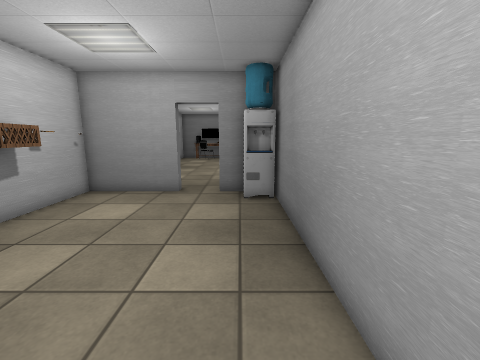
View 1 (above)

14 first-person views from a walk through a Unity game level. The camera is 1.4 m above the floor, tilts 10° down and sees 90° across. The floor is counted in squares, 0.5 m on a side. Each view is taken from the middle of a square. On the plan, view 1 faces up. The plan holds only what a view shows up to about 18 squares ahead; the rest is blank. The place goes on beyond the plan. The player character is not drawn. Some surface patterns are stand-ins.

View 2
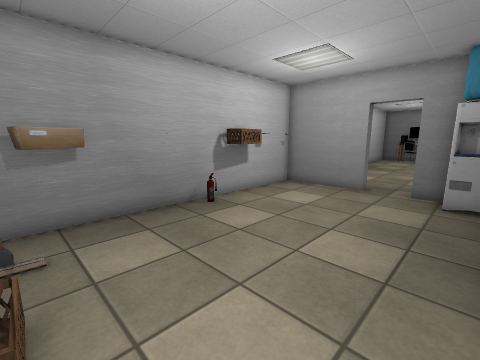

View 3
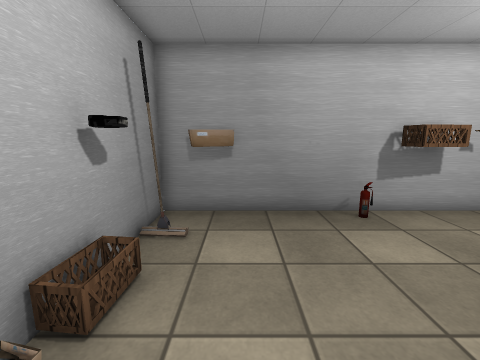

View 4
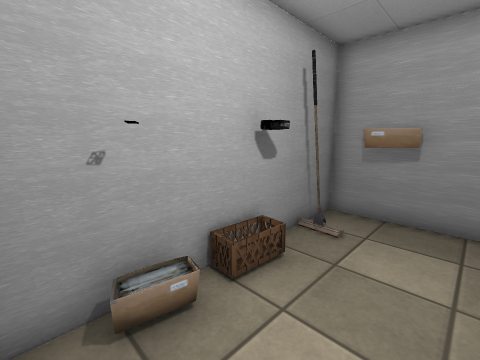

View 5
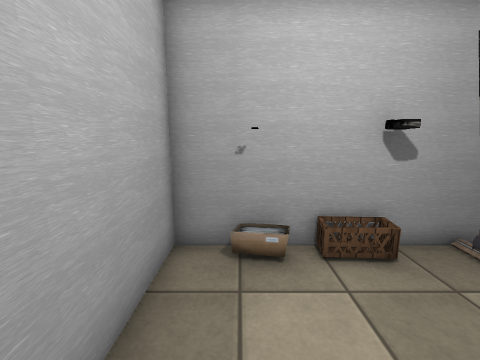

View 6
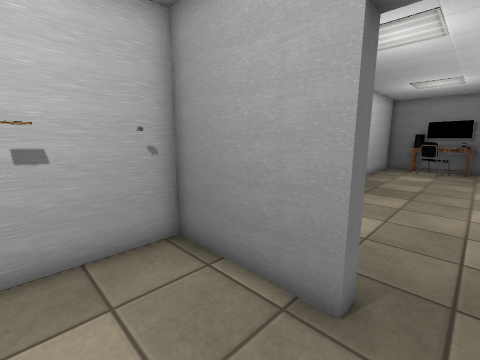

View 7
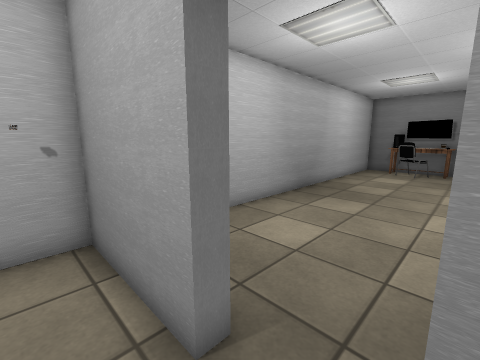

View 8
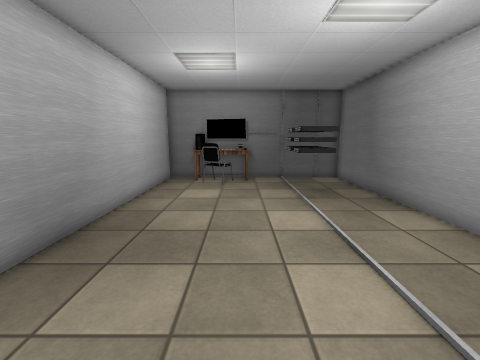

View 9
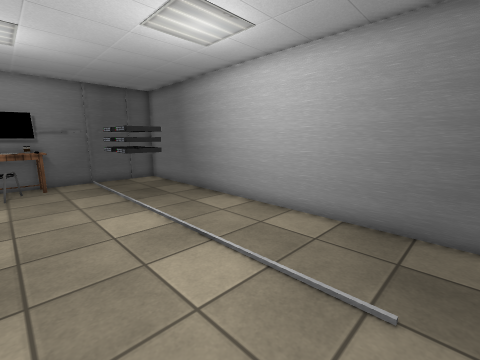

View 10
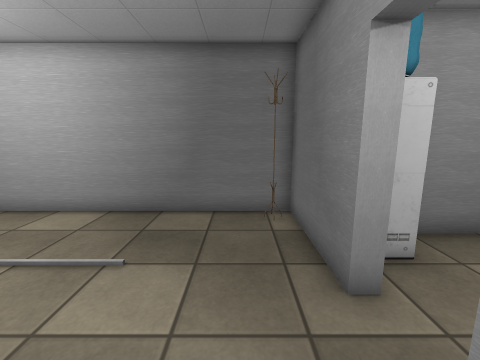

View 11
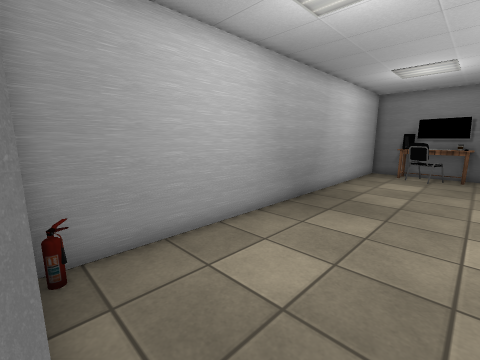

View 12
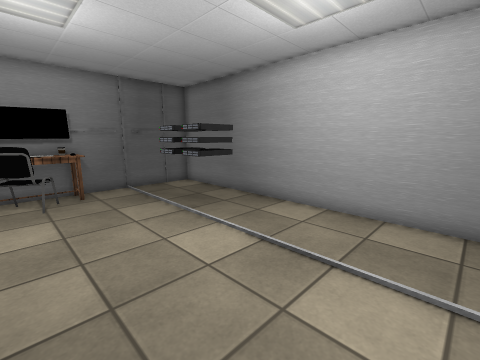

View 13
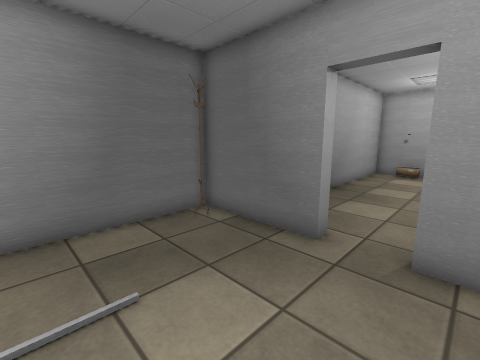

View 14
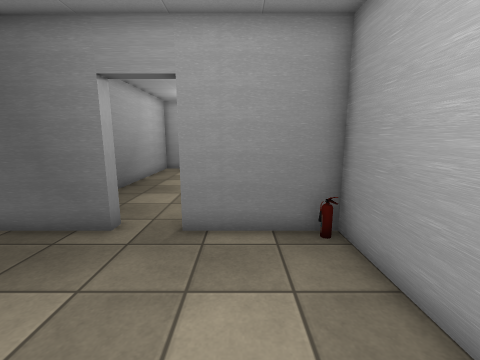

### Floor plan
Points are (right, up) in squares from view 1. A wall is a line through its corners. A room is listed if a view was taken in it or the views show most of it. See-through windows are left out.
Room 1 (views 1, 2, 3, 4, 5, 6, 7, 11)
walls: (-5.5, -1.1) (-5, -1.3); (-5.5, -1.3) (-5, -1.2); (-3.2, 13) (-3.2, 12.5) (-8, 12.5) (-8, -2) (1.7, -2) (1.7, 12); (0.2, 12.5) (-1.1, 12.5) (-1.1, 13)
ways out: opening at (-2.5, 12.5) to room 2
objects: other object (-7, -1) to (-7, 1); other object (-7, 6); other object (-7, 7) to (-7, 9); other object (-7, 11); other object (-4, -1) to (-3, -1); other object (0, -1); other object (0, 11) to (1, 12)
Room 2 (views 8, 9, 10, 12, 13, 14)
walls: (-0.8, 25.8) (-0.8, 26.9); (-0.8, 27.3) (-0.8, 28.4); (-1.1, 13) (3.9, 13) (3.9, 34) (-8, 34) (-8, 13) (-3.2, 13)
ways out: opening at (-2.5, 12.5) to room 1
objects: other object (-8, 14); other object (-6, 32); other object (-6, 33) to (-5, 33); other object (-5, 31) to (-4, 32); other object (-4, 33) to (-3, 33); other object (-3, 32) to (-2, 33)

Positions as (right, up) in squares from view 1, and headings:
1: (0, 0), facing up
2: (1, -1), facing up-left
3: (1, 1), facing left
4: (1, 2), facing down-left
5: (0, 4), facing down
6: (-2, 9), facing up-left
7: (-1, 11), facing up-left
8: (-3, 17), facing up
9: (-4, 17), facing up-right
10: (-5, 15), facing right
11: (-2, 13), facing up-left
12: (-5, 20), facing up-right
13: (-4, 19), facing down-right
14: (-5, 20), facing down
